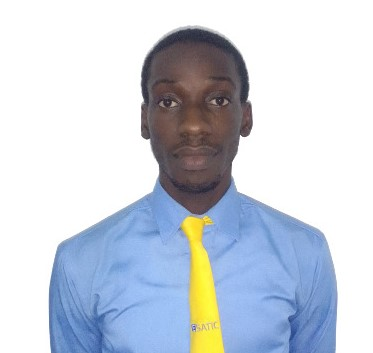
#> input picture mike.jpg, 373 x 353 px
$ python cartoon.py
#> lines starting #> are read from the running program, lines starting #| are printed output that depends on the picture; after the words box and inside, x2 and y2 are one past the last pixel; in counts of white or black regions, pixels touching at a corner belong together
import cv2
import numpy as np

image = cv2.imread("mike.jpg")
#> image is the input picture: shape (353, 373, 3); mean B, G, R 219.4, 208.9, 201.8

gray = cv2.cvtColor(image, cv2.COLOR_BGR2GRAY)
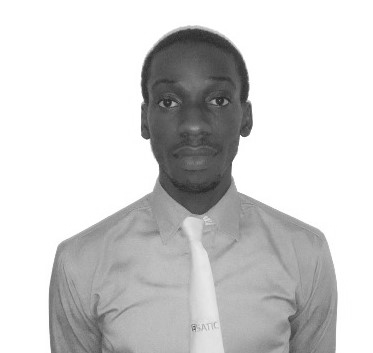
#> gray: shape (353, 373); min 37, max 255, mean 208
gray = cv2.medianBlur(gray, 5)
edges = cv2.adaptiveThreshold(gray, 255, cv2.ADAPTIVE_THRESH_MEAN_C, cv2.THRESH_BINARY, 9, 9)
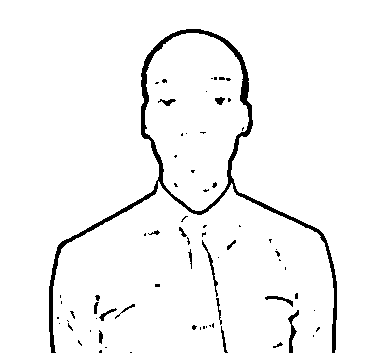
#> edges: shape (353, 373); 96.1% white; 71 black regions (53 under 20 px), largest, box (x1, y1, x2, y2) and area: (49, 29, 337, 353) 3816, (288, 310, 299, 353) 167, (202, 240, 218, 297) 133

color = cv2.bilateralFilter(image, 9, 250, 250)
#> (the run stopped early here; a loop or call above may not have finished)
